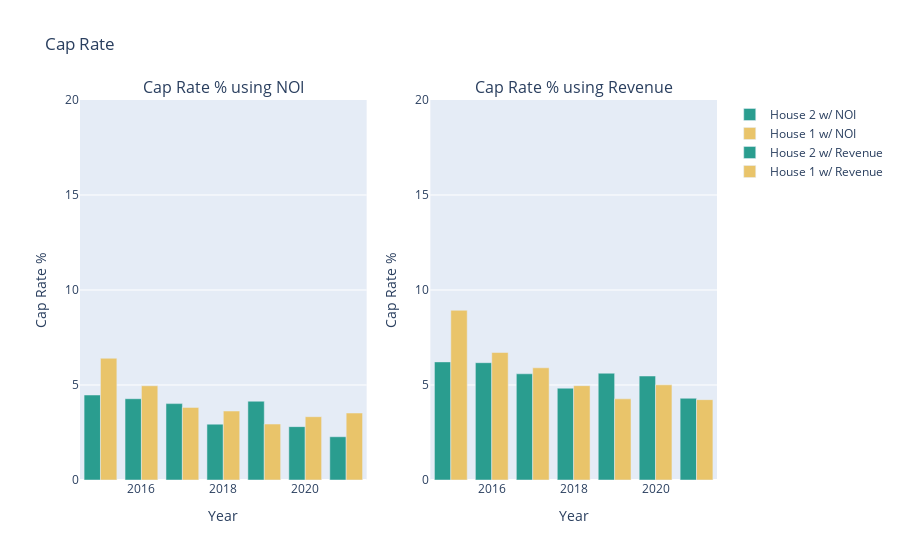

Source (notebook cell):
### Code cell
fig = make_subplots(
    rows=1, cols=2, subplot_titles=("Cap Rate % using NOI", "Cap Rate % using Revenue"))
#Using NOI
trace1 = go.Bar(x = cap_fp["Year"], y=cap_fp["Cap_Rate_FP"], marker=dict(color="#2a9d8f", opacity=1), name="House 2 w/ NOI")
fig.add_trace(trace1, row=1, col=1)
trace2 = go.Bar(x = cap_bl["Year"], y=cap_bl["Cap_Rate_BL"], marker=dict(color="#e9c46a", opacity=1), name="House 1 w/ NOI")
fig.add_trace(trace2, row=1, col=1)

#Using Revenue
trace3 = go.Bar(x = cap_fp_["Year"], y=cap_fp_["Cap_Rate_FP"], marker=dict(color="#2a9d8f", opacity=1), name="House 2 w/ Revenue")
fig.add_trace(trace3, row=1, col=2)
trace4 = go.Bar(x = cap_bl_["Year"], y=cap_bl_["Cap_Rate_BL"], marker=dict(color="#e9c46a", opacity=1), name="House 1 w/ Revenue")
fig.add_trace(trace4, row=1, col=2)

fig.update_xaxes(title_text="Year", row = 1, col =1)
fig.update_yaxes(title_text="Cap Rate %", range=[0,20], row = 1, col = 1)
fig.update_xaxes(title_text="Year", row = 1, col =2)
fig.update_yaxes(title_text="Cap Rate %", range=[0,20], row = 1, col = 2)
fig.update_layout(title = "Cap Rate", barmode="group")

### Figure 1 — Plotly figure (JSON) as saved in the notebook; plotly's stock layout.template omitted (floating-point values rounded to 4 significant figures)
{"data": [{"marker": {"color": "#2a9d8f", "opacity": 1}, "name": "House 2 w/ NOI", "type": "bar", "x": [2015, 2016, 2017, 2018, 2019, 2020, 2021], "xaxis": "x", "y": [4.473, 4.278, 4.021, 2.94, 4.146, 2.809, 2.276], "yaxis": "y"}, {"marker": {"color": "#e9c46a", "opacity": 1}, "name": "House 1 w/ NOI", "type": "bar", "x": [2015, 2016, 2017, 2018, 2019, 2020, 2021], "xaxis": "x", "y": [6.408, 4.961, 3.82, 3.63, 2.945, 3.332, 3.525], "yaxis": "y"}, {"marker": {"color": "#2a9d8f", "opacity": 1}, "name": "House 2 w/ Revenue", "type": "bar", "x": [2015, 2016, 2017, 2018, 2019, 2020, 2021], "xaxis": "x2", "y": [6.216, 6.173, 5.59, 4.831, 5.62, 5.473, 4.301], "yaxis": "y2"}, {"marker": {"color": "#e9c46a", "opacity": 1}, "name": "House 1 w/ Revenue", "type": "bar", "x": [2015, 2016, 2017, 2018, 2019, 2020, 2021], "xaxis": "x2", "y": [8.932, 6.709, 5.905, 4.966, 4.271, 5.008, 4.229], "yaxis": "y2"}], "layout": {"annotations": [{"font": {"size": 16}, "showarrow": false, "text": "Cap Rate % using NOI", "x": 0.225, "xanchor": "center", "xref": "paper", "y": 1, "yanchor": "bottom", "yref": "paper"}, {"font": {"size": 16}, "showarrow": false, "text": "Cap Rate % using Revenue", "x": 0.775, "xanchor": "center", "xref": "paper", "y": 1, "yanchor": "bottom", "yref": "paper"}], "barmode": "group", "title": {"text": "Cap Rate"}, "xaxis": {"anchor": "y", "domain": [0, 0.45], "title": {"text": "Year"}}, "xaxis2": {"anchor": "y2", "domain": [0.55, 1], "title": {"text": "Year"}}, "yaxis": {"anchor": "x", "domain": [0, 1], "range": [0, 20], "title": {"text": "Cap Rate %"}}, "yaxis2": {"anchor": "x2", "domain": [0, 1], "range": [0, 20], "title": {"text": "Cap Rate %"}}}}
